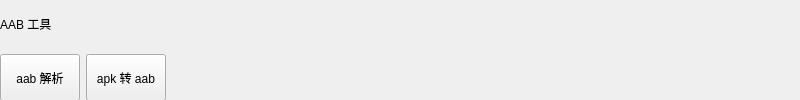
<?xml version="1.0" encoding="UTF-8"?>
<ui version="4.0">
 <class>Form</class>
 <widget class="QWidget" name="Form">
  <property name="geometry">
   <rect>
    <x>0</x>
    <y>0</y>
    <width>800</width>
    <height>100</height>
   </rect>
  </property>
  <property name="windowTitle">
   <string>Form</string>
  </property>
  <widget class="QWidget" name="verticalLayoutWidget">
   <property name="geometry">
    <rect>
     <x>0</x>
     <y>0</y>
     <width>801</width>
     <height>101</height>
    </rect>
   </property>
   <layout class="QVBoxLayout" name="verticalLayout">
    <item>
     <widget class="QLabel" name="aab_label">
      <property name="sizePolicy">
       <sizepolicy hsizetype="Preferred" vsizetype="Preferred">
        <horstretch>0</horstretch>
        <verstretch>0</verstretch>
       </sizepolicy>
      </property>
      <property name="text">
       <string>AAB 工具</string>
      </property>
     </widget>
    </item>
    <item>
     <layout class="QHBoxLayout" name="horizontalLayout">
      <item>
       <widget class="QPushButton" name="aab_info_btn">
        <property name="sizePolicy">
         <sizepolicy hsizetype="Preferred" vsizetype="Preferred">
          <horstretch>0</horstretch>
          <verstretch>0</verstretch>
         </sizepolicy>
        </property>
        <property name="text">
         <string>aab 解析</string>
        </property>
       </widget>
      </item>
      <item>
       <widget class="QPushButton" name="aab_other_btn">
        <property name="sizePolicy">
         <sizepolicy hsizetype="Preferred" vsizetype="Preferred">
          <horstretch>0</horstretch>
          <verstretch>0</verstretch>
         </sizepolicy>
        </property>
        <property name="text">
         <string>apk 转 aab</string>
        </property>
       </widget>
      </item>
      <item>
       <spacer name="horizontalSpacer">
        <property name="orientation">
         <enum>Qt::Horizontal</enum>
        </property>
        <property name="sizeType">
         <enum>QSizePolicy::Expanding</enum>
        </property>
        <property name="sizeHint" stdset="0">
         <size>
          <width>40</width>
          <height>20</height>
         </size>
        </property>
       </spacer>
      </item>
     </layout>
    </item>
   </layout>
  </widget>
 </widget>
 <resources/>
 <connections/>
</ui>
